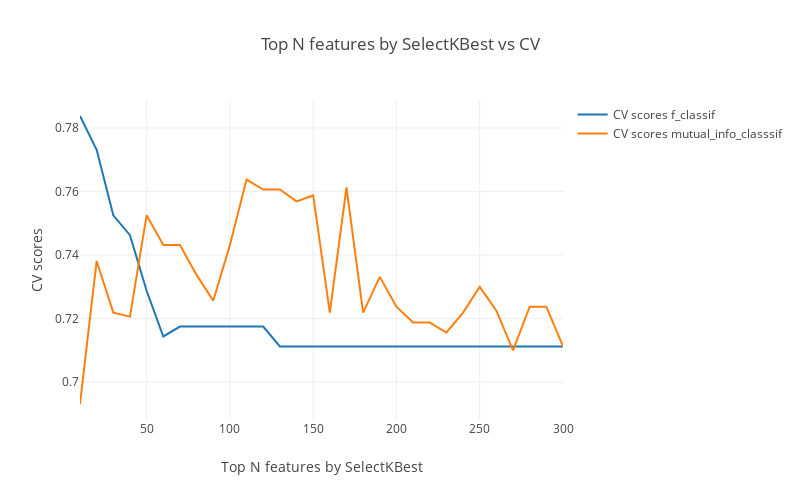

This figure's notebook cell:
### Code cell
data = [go.Scatter(x = list(range(10, 301, 10)),
                   y = scores_dict['f_classif'],
                   name = "CV scores f_classif"
                   ),
        go.Scatter(x = list(range(10, 301, 10)),
                   y = scores_dict['mutual_info_classif'],
                   name = 'CV scores mutual_info_classsif'
                   )
       ]
layout = go.Layout(dict(title = 'Top N features by SelectKBest vs CV',
                        xaxis = dict(title = 'Top N features by SelectKBest'),
                        yaxis = dict(title = 'CV scores'),
                        width = 800,
                        height = 500
                   ))
py.iplot(dict(data = data, layout = layout), filename = 'basic-line')

### Figure 1 — Plotly figure (JSON) as saved in the notebook; plotly's stock layout.template omitted (floating-point values rounded to 4 significant figures)
{"data": [{"name": "CV scores f_classif", "type": "scatter", "uid": "66ed6354-478d-4eea-b3a1-abf04332148f", "x": [10, 20, 30, 40, 50, 60, 70, 80, 90, 100, 110, 120, 130, 140, 150, 160, 170, 180, 190, 200, 210, 220, 230, 240, 250, 260, 270, 280, 290, 300], "y": [0.7838, 0.7731, 0.7525, 0.7463, 0.7288, 0.7144, 0.7175, 0.7175, 0.7175, 0.7175, 0.7175, 0.7175, 0.7112, 0.7112, 0.7112, 0.7112, 0.7112, 0.7112, 0.7112, 0.7112, 0.7112, 0.7112, 0.7112, 0.7112, 0.7112, 0.7112, 0.7112, 0.7112, 0.7112, 0.7112]}, {"name": "CV scores mutual_info_classsif", "type": "scatter", "uid": "a0212147-19f4-4a3a-a6d3-c416f0bd3005", "x": [10, 20, 30, 40, 50, 60, 70, 80, 90, 100, 110, 120, 130, 140, 150, 160, 170, 180, 190, 200, 210, 220, 230, 240, 250, 260, 270, 280, 290, 300], "y": [0.6931, 0.7381, 0.7219, 0.7206, 0.7525, 0.7431, 0.7431, 0.7338, 0.7256, 0.7431, 0.7637, 0.7606, 0.7606, 0.7569, 0.7588, 0.7219, 0.7612, 0.7219, 0.7331, 0.7238, 0.7188, 0.7188, 0.7156, 0.7219, 0.73, 0.7225, 0.71, 0.7238, 0.7238, 0.7112]}], "layout": {"height": 500, "title": {"text": "Top N features by SelectKBest vs CV"}, "width": 800, "xaxis": {"title": {"text": "Top N features by SelectKBest"}}, "yaxis": {"title": {"text": "CV scores"}}}}
